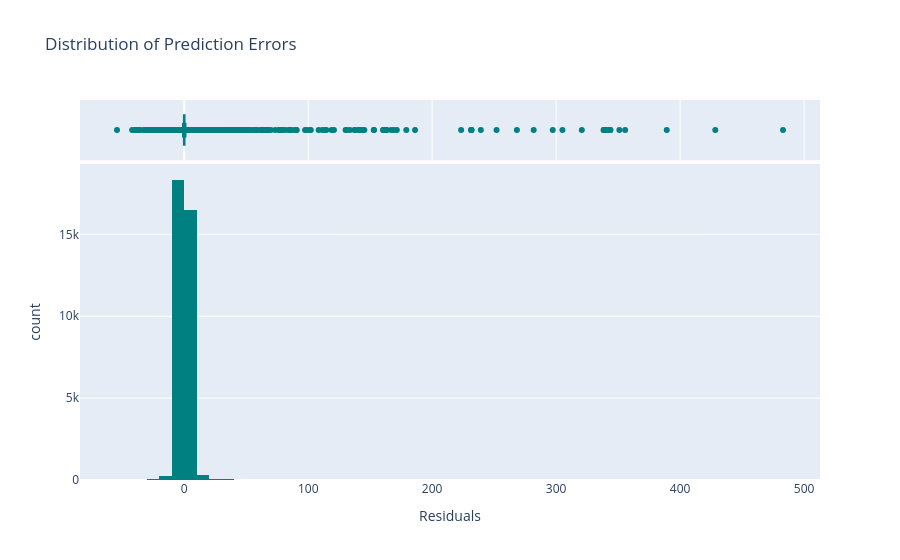

Source (notebook cell):
### Markdown cell above
## 4. Error Distribution
Plotting the distribution of errors to ensure they are approximately normally distributed around zero.

### Code cell
fig = px.histogram(plot_df, x='Residuals', nbins=100, title='Distribution of Prediction Errors', marginal='box', color_discrete_sequence=['teal'])
fig.show()

### Figure 1 — Plotly figure (JSON) as saved in the notebook; plotly's stock layout.template omitted (floating-point values rounded to 4 significant figures; data arrays with more than 128 entries replaced by an {"elided": "..."} marker saying what was removed)
{"data": [{"bingroup": "x", "hovertemplate": "Residuals=%{x}<br>count=%{y}<extra></extra>", "legendgroup": "", "marker": {"color": "teal", "pattern": {"shape": ""}}, "name": "", "nbinsx": 100, "orientation": "v", "showlegend": false, "type": "histogram", "x": {"elided": "35614 float values"}, "xaxis": "x", "yaxis": "y"}, {"hovertemplate": "Residuals=%{x}<extra></extra>", "legendgroup": "", "marker": {"color": "teal"}, "name": "", "notched": true, "showlegend": false, "type": "box", "x": {"elided": "35614 float values"}, "xaxis": "x2", "yaxis": "y2"}], "layout": {"barmode": "relative", "legend": {"tracegroupgap": 0}, "title": {"text": "Distribution of Prediction Errors"}, "xaxis": {"anchor": "y", "domain": [0.0, 1.0], "title": {"text": "Residuals"}}, "xaxis2": {"anchor": "y2", "domain": [0.0, 1.0], "matches": "x", "showgrid": true, "showticklabels": false}, "yaxis": {"anchor": "x", "domain": [0.0, 0.8316], "title": {"text": "count"}}, "yaxis2": {"anchor": "x2", "domain": [0.8416, 1.0], "matches": "y2", "showgrid": false, "showline": false, "showticklabels": false, "ticks": ""}}}
